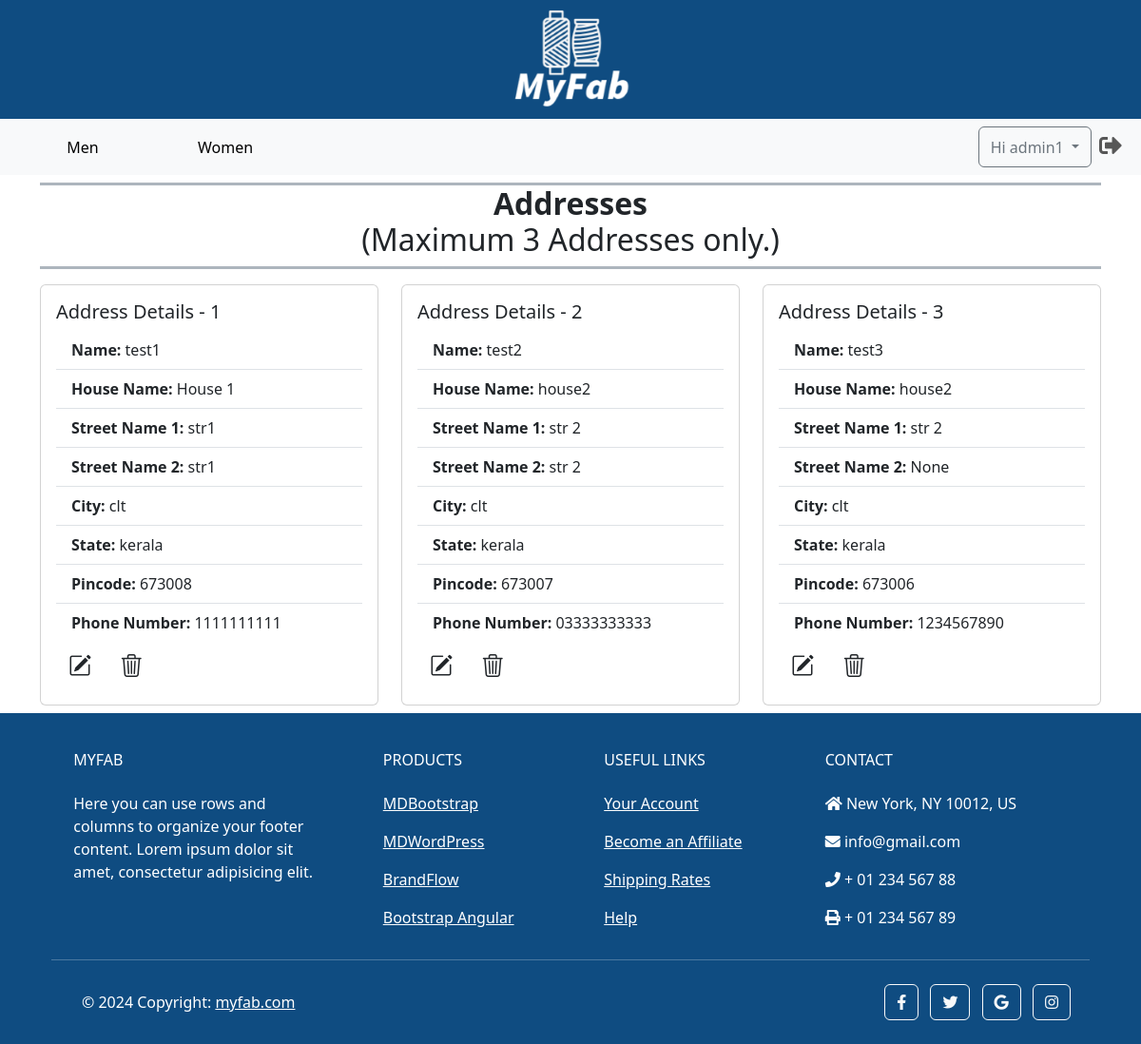
Before: /accounts/address/ (signed in) with the older database file.
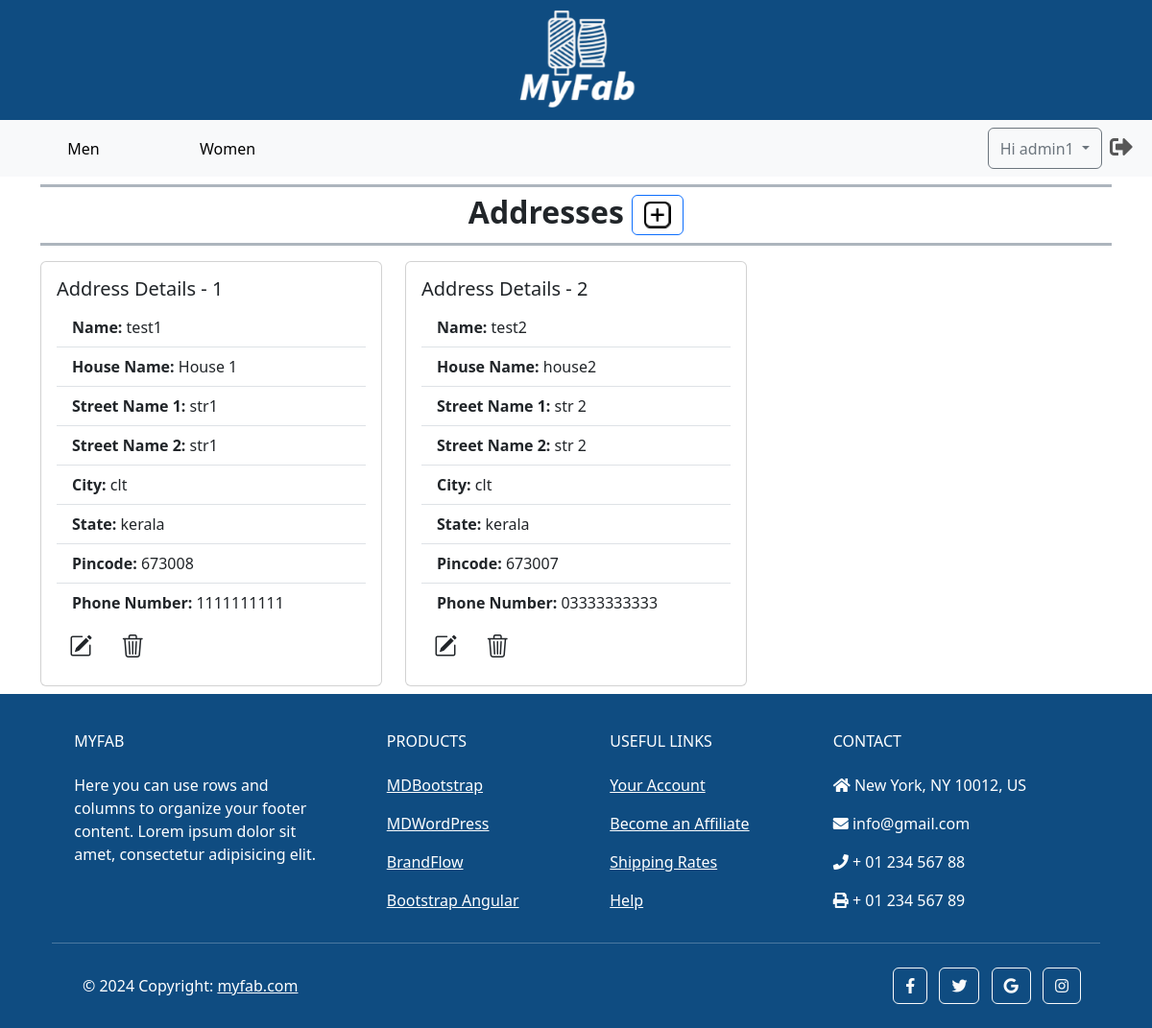
After: the same page with the newer database file.
### accounts/models.py (models this page shows, shortened)
class Address(models.Model):
    customer_id = models.ForeignKey(CustomUser, on_delete=models.CASCADE)
    name = models.CharField(max_length=100, blank=False, null=False)
    house_name = models.CharField(max_length=100, blank=False, null=False)
    street_name_1 = models.CharField(max_length=100, blank=False, null=False)
    street_name_2 = models.CharField(max_length=100, blank=True, null=True)
    city = models.CharField(max_length=100, blank=False, null=False)
    state = models.CharField(max_length=100, blank=False, null=False)
    pincode = models.CharField(max_length=10, blank=False, null=False)
    phone_number = models.CharField(max_length=13)
    is_active = models.BooleanField(default=True)

### accounts/views.py (the view)
# urls.py: path('address/', AddressView.as_view(), name = 'address'),
class AddressView(View):
    def get(self, request):
        user = request.user
        addresses = Address.objects.filter(customer_id=user, is_active=True)
        address_count = addresses.count()
        context = {'addresses': addresses, 'address_count': address_count}
        return render(request, 'address.html', context)

### templates/address.html (shortened to what the changed rows need)
{% extends 'base.html' %}
{% load static %}
{% load custom_filters %}
{% block content %}
    <section class="container my-2">
        {% if addresses %}
        <h5 class="border-bottom border-top border-3 border-dark-subtle fw-bold fs-2 fs-lg-5 mt-2 text-center">
            {% if address_count < 3  %}
            <span>
                <button class="btn btn-outline-primary my-2" data-toggle="tooltip" title="Add New"
                onclick="window.location.href='{% url 'accounts:add_address' %}'">
                    <img class="logo" src="{% static 'images/add_icon.png' %}" alt="add">
                </button>
            </span>
            {% else %}
            <span><h2>(Maximum 3 Addresses only.)</h2></span>
            {% endif %}
        </h5>
        <div class="row row-cols-1 row-cols-sm-2 row-cols-md-3">
            {% for address in addresses %}
            <div class="col mt-2">
                <div class="card">
                    <div class="card-body">
                        <h5 class="card-title">Address Details - {{forloop.counter}}</h5>
                        <ul class="list-group list-group-flush">
                            <li class="list-group-item"><strong>Name:</strong> {{ address.name }}</li>
                            <li class="list-group-item"><strong>House Name:</strong> {{ address.house_name }}</li>
                            <li class="list-group-item"><strong>Street Name 1:</strong> {{ address.street_name_1 }}</li>
                            <li class="list-group-item"><strong>Street Name 2:</strong> {{ address.street_name_2 }}</li>
                            <li class="list-group-item"><strong>City:</strong> {{ address.city }}</li>
                            <li class="list-group-item"><strong>State:</strong> {{ address.state }}</li>
                            <li class="list-group-item"><strong>Pincode:</strong> {{ address.pincode }}</li>
                            <li class="list-group-item"><strong>Phone Number:</strong> {{ address.phone_number }}</li>
                        </ul>
                        <a href="{% url "accounts:edit_address" address.id %}" class="btn fs-4"><i class="bi bi-pencil-square"></i></a>
                        <form id="deleteAddressForm" action="{% url "accounts:delete_address" address.id %}" method="post"
                            class="d-inline" onsubmit="return confirmDelete()">
                            <button type="submit" class="btn fs-4"><i class="bi bi-trash3"></i></button>
                        </form>
                    </div>
                </div>
            </div>
        {% endfor %}
        </div>
        {% endif %}
    </section>
{% endblock %}

Changed rows visible on the page:
removed Address: name "test3", house_name "house2", street_name_1 "str 2", street_name_2 "None", city "clt", state "kerala", pincode "673006", phone_number "1234567890"
Other visible differences:
text no longer shown: "(Maximum 3 Addresses only.)"
